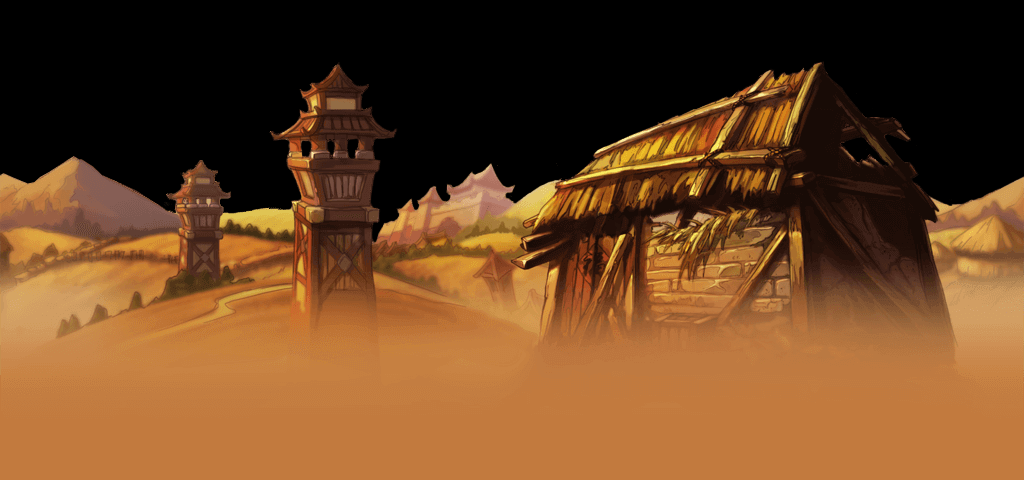

This game map was drawn from its Tiled (.tmx) file and the tilesets committed beside it. A one-line description and the trimmed map source follow:
An orthogonal 32x15 tile map with 32x32 px tiles, 1 tile layer (mid1).

<map version="1.0" orientation="orthogonal" renderorder="right-down" width="32" height="15" tilewidth="32" tileheight="32">
 <tileset firstgid="1" name="linjiang_mid3" tilewidth="32" tileheight="32">
  <image source="linjiang/linjiang_mid3.png" width="1024" height="500" />
 </tileset>
 <layer name="mid1" width="32" height="15">
  <data>[480 cells, 480 non-empty, 480 distinct tile ids]</data>
 </layer>
</map>
